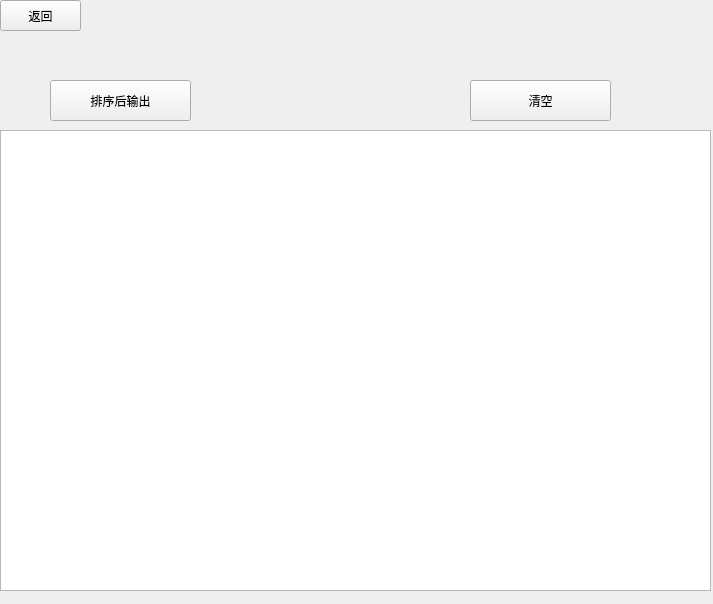
<?xml version="1.0" encoding="UTF-8"?>
<ui version="4.0">
 <class>Namesort</class>
 <widget class="QWidget" name="Namesort">
  <property name="geometry">
   <rect>
    <x>0</x>
    <y>0</y>
    <width>713</width>
    <height>604</height>
   </rect>
  </property>
  <property name="windowTitle">
   <string>姓名排序</string>
  </property>
  <widget class="QPushButton" name="back">
   <property name="geometry">
    <rect>
     <x>0</x>
     <y>0</y>
     <width>81</width>
     <height>31</height>
    </rect>
   </property>
   <property name="text">
    <string>返回</string>
   </property>
  </widget>
  <widget class="QTextEdit" name="textEdit">
   <property name="geometry">
    <rect>
     <x>0</x>
     <y>130</y>
     <width>711</width>
     <height>461</height>
    </rect>
   </property>
   <property name="styleSheet">
    <string notr="true">font: 12pt &quot;微软雅黑&quot;;</string>
   </property>
  </widget>
  <widget class="QPushButton" name="output">
   <property name="geometry">
    <rect>
     <x>50</x>
     <y>80</y>
     <width>141</width>
     <height>41</height>
    </rect>
   </property>
   <property name="styleSheet">
    <string notr="true">font: 9pt &quot;新宋体&quot;;</string>
   </property>
   <property name="text">
    <string>排序后输出</string>
   </property>
  </widget>
  <widget class="QPushButton" name="clear">
   <property name="geometry">
    <rect>
     <x>470</x>
     <y>80</y>
     <width>141</width>
     <height>41</height>
    </rect>
   </property>
   <property name="text">
    <string>清空</string>
   </property>
  </widget>
 </widget>
 <resources/>
 <connections/>
</ui>
